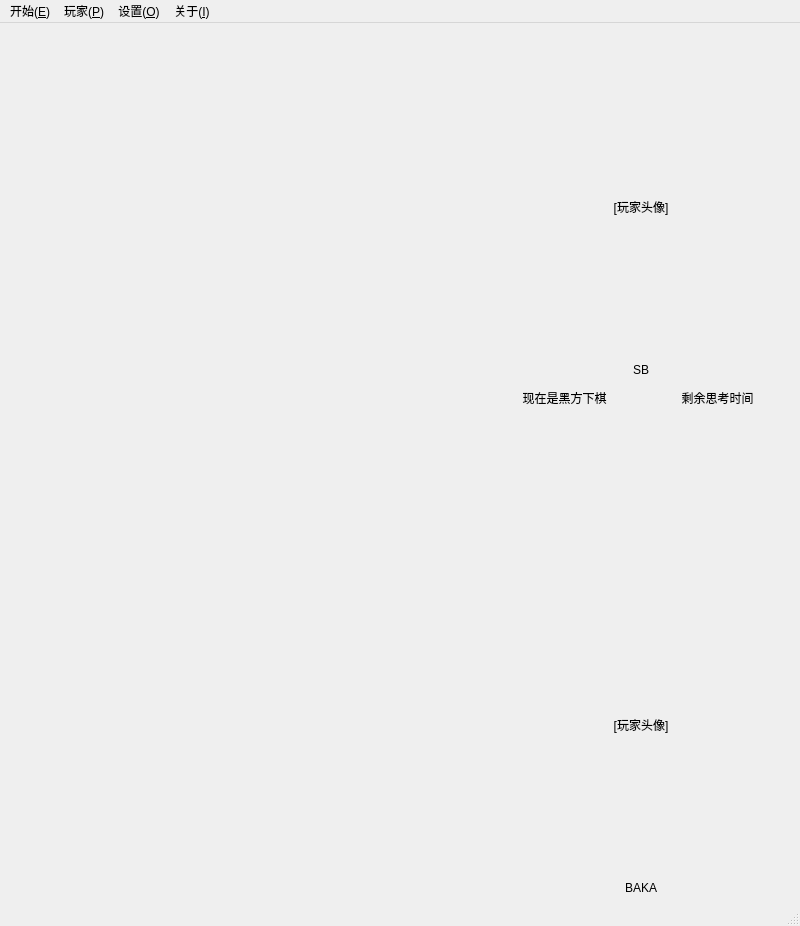
<?xml version="1.0" encoding="UTF-8"?>
<ui version="4.0">
 <class>MainWindow</class>
 <widget class="QMainWindow" name="MainWindow">
  <property name="geometry">
   <rect>
    <x>0</x>
    <y>0</y>
    <width>800</width>
    <height>926</height>
   </rect>
  </property>
  <property name="mouseTracking">
   <bool>true</bool>
  </property>
  <property name="windowTitle">
   <string>MainWindow</string>
  </property>
  <widget class="QWidget" name="centralwidget">
   <layout class="QHBoxLayout" name="horizontalLayout_2">
    <item>
     <spacer name="horizontalSpacer">
      <property name="orientation">
       <enum>Qt::Horizontal</enum>
      </property>
      <property name="sizeHint" stdset="0">
       <size>
        <width>40</width>
        <height>20</height>
       </size>
      </property>
     </spacer>
    </item>
    <item>
     <layout class="QVBoxLayout" name="SidebarLayout">
      <item>
       <spacer name="verticalSpacer_3">
        <property name="orientation">
         <enum>Qt::Vertical</enum>
        </property>
        <property name="sizeType">
         <enum>QSizePolicy::Fixed</enum>
        </property>
        <property name="sizeHint" stdset="0">
         <size>
          <width>20</width>
          <height>25</height>
         </size>
        </property>
       </spacer>
      </item>
      <item>
       <widget class="QLabel" name="PlayerAPhoto">
        <property name="minimumSize">
         <size>
          <width>0</width>
          <height>300</height>
         </size>
        </property>
        <property name="maximumSize">
         <size>
          <width>300</width>
          <height>300</height>
         </size>
        </property>
        <property name="text">
         <string>[玩家头像]</string>
        </property>
        <property name="scaledContents">
         <bool>true</bool>
        </property>
        <property name="alignment">
         <set>Qt::AlignCenter</set>
        </property>
       </widget>
      </item>
      <item>
       <widget class="QLabel" name="PlayerAName">
        <property name="maximumSize">
         <size>
          <width>300</width>
          <height>16777215</height>
         </size>
        </property>
        <property name="text">
         <string>SB</string>
        </property>
        <property name="alignment">
         <set>Qt::AlignCenter</set>
        </property>
       </widget>
      </item>
      <item>
       <spacer name="verticalSpacer_2">
        <property name="orientation">
         <enum>Qt::Vertical</enum>
        </property>
        <property name="sizeHint" stdset="0">
         <size>
          <width>20</width>
          <height>40</height>
         </size>
        </property>
       </spacer>
      </item>
      <item>
       <layout class="QHBoxLayout" name="horizontalLayout">
        <item>
         <layout class="QVBoxLayout" name="verticalLayout">
          <item>
           <widget class="QLabel" name="PieceLabel">
            <property name="text">
             <string>现在是黑方下棋</string>
            </property>
            <property name="alignment">
             <set>Qt::AlignCenter</set>
            </property>
           </widget>
          </item>
          <item>
           <widget class="QLabel" name="PieceMode">
            <property name="minimumSize">
             <size>
              <width>0</width>
              <height>150</height>
             </size>
            </property>
            <property name="text">
             <string/>
            </property>
            <property name="alignment">
             <set>Qt::AlignCenter</set>
            </property>
           </widget>
          </item>
         </layout>
        </item>
        <item>
         <layout class="QVBoxLayout" name="verticalLayout_2">
          <item>
           <widget class="QLabel" name="LeftTimeLabel">
            <property name="text">
             <string>剩余思考时间</string>
            </property>
            <property name="alignment">
             <set>Qt::AlignCenter</set>
            </property>
           </widget>
          </item>
          <item>
           <widget class="QLabel" name="LeftTime">
            <property name="minimumSize">
             <size>
              <width>0</width>
              <height>150</height>
             </size>
            </property>
            <property name="font">
             <font>
              <family>Arial Rounded MT Bold</family>
              <pointsize>48</pointsize>
             </font>
            </property>
            <property name="text">
             <string/>
            </property>
            <property name="alignment">
             <set>Qt::AlignCenter</set>
            </property>
           </widget>
          </item>
         </layout>
        </item>
       </layout>
      </item>
      <item>
       <spacer name="verticalSpacer">
        <property name="orientation">
         <enum>Qt::Vertical</enum>
        </property>
        <property name="sizeHint" stdset="0">
         <size>
          <width>20</width>
          <height>40</height>
         </size>
        </property>
       </spacer>
      </item>
      <item>
       <widget class="QLabel" name="PlayerBPhoto">
        <property name="minimumSize">
         <size>
          <width>300</width>
          <height>300</height>
         </size>
        </property>
        <property name="maximumSize">
         <size>
          <width>300</width>
          <height>300</height>
         </size>
        </property>
        <property name="text">
         <string>[玩家头像]</string>
        </property>
        <property name="scaledContents">
         <bool>true</bool>
        </property>
        <property name="alignment">
         <set>Qt::AlignCenter</set>
        </property>
       </widget>
      </item>
      <item>
       <widget class="QLabel" name="PlayerBName">
        <property name="maximumSize">
         <size>
          <width>300</width>
          <height>16777215</height>
         </size>
        </property>
        <property name="text">
         <string>BAKA</string>
        </property>
        <property name="alignment">
         <set>Qt::AlignCenter</set>
        </property>
       </widget>
      </item>
     </layout>
    </item>
   </layout>
  </widget>
  <widget class="QMenuBar" name="menubar">
   <property name="geometry">
    <rect>
     <x>0</x>
     <y>0</y>
     <width>800</width>
     <height>21</height>
    </rect>
   </property>
   <widget class="QMenu" name="StartMenu">
    <property name="title">
     <string>开始(&amp;E)</string>
    </property>
    <addaction name="NewgameAction"/>
    <addaction name="saveChessAction"/>
   </widget>
   <widget class="QMenu" name="PlayerMenu">
    <property name="title">
     <string>玩家(&amp;P)</string>
    </property>
    <addaction name="playerOptionAction"/>
   </widget>
   <widget class="QMenu" name="OptionMenu">
    <property name="title">
     <string>设置(&amp;O)</string>
    </property>
    <addaction name="separator"/>
    <addaction name="optionAction"/>
   </widget>
   <widget class="QMenu" name="AboutMenu">
    <property name="title">
     <string>关于(&amp;I)</string>
    </property>
    <addaction name="playingMethodAction"/>
    <addaction name="aboutGames"/>
   </widget>
   <addaction name="StartMenu"/>
   <addaction name="PlayerMenu"/>
   <addaction name="OptionMenu"/>
   <addaction name="AboutMenu"/>
  </widget>
  <widget class="QStatusBar" name="statusbar"/>
  <action name="NewgameAction">
   <property name="text">
    <string>新游戏(&amp;N)</string>
   </property>
  </action>
  <action name="saveChessAction">
   <property name="text">
    <string>保存棋盘(未实现)(S)</string>
   </property>
  </action>
  <action name="playerOptionAction">
   <property name="text">
    <string>设置(&amp;A)</string>
   </property>
  </action>
  <action name="playerBAction">
   <property name="text">
    <string>玩家2(&amp;B)</string>
   </property>
  </action>
  <action name="playingMethodAction">
   <property name="text">
    <string>玩法(&amp;U)</string>
   </property>
  </action>
  <action name="aboutGames">
   <property name="text">
    <string>软件相关(&amp;M)</string>
   </property>
  </action>
  <action name="optionAction">
   <property name="text">
    <string>设置</string>
   </property>
  </action>
 </widget>
 <resources/>
 <connections/>
</ui>
